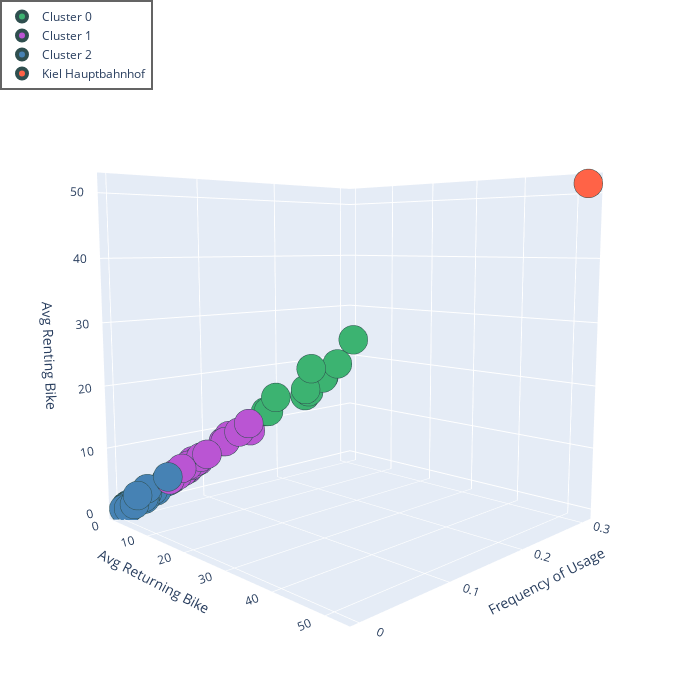

This figure's notebook cell:
### Markdown cell above
Visualize three attributes: Frequency of Usage and the renting and returning of a Station with reference to the train station.

### Code cell
fig = go.Figure()

# add cluster 0 (most used stations)
fig.add_trace(go.Scatter3d(
    x = avg_returning_cluster_0,
    y = frequency_cluster_0,
    z = avg_renting_cluster_0,
    mode = "markers",
    marker = dict(size = 10,
                  line = dict(width = 4, color='DarkSlateGrey'),
                  color = '#3CB371'
                    ),
    hovertemplate = 'Station name: %{text}'
                    + '<br>Avg Renting Bike: %{x}' 
                    + '<br>Avg Returning Bike: %{z}'
                    + '<br>Frequency of Usage: %{y}',
    name = "Cluster 0",
    text = name_cluster_0
    )
)

# add cluster 1 (second most used stations)
fig.add_trace(go.Scatter3d(
    x = avg_returning_cluster_1,
    y = frequency_cluster_1,
    z = avg_renting_cluster_1,
    mode = "markers",
    marker = dict(size = 10,
                  line = dict(width = 4, color='DarkSlateGrey'),
                  color = '#BA55D3'
                    ),
    hovertemplate = 'Station name: %{text}'
                    + '<br>Avg Renting Bike: %{x}' 
                    + '<br>Avg Returning Bike: %{z}'
                    + '<br>Frequency of Usage: %{y}',
    name = "Cluster 1",
    text = name_cluster_1
    )
)
# add cluster 2 (station that are rarely used)
fig.add_trace(go.Scatter3d(
    x = avg_returning_cluster_2,
    y = frequency_cluster_2,
    z = avg_renting_cluster_2,
    mode = "markers",
    marker = dict(size = 10,
                  line = dict(width = 4, color='DarkSlateGrey'),
                  color = '#4682B4'
                    ),
    hovertemplate = 'Station name: %{text}'
                    + '<br>Avg Renting Bike: %{x}' 
                    + '<br>Avg Returning Bike: %{z}'
                    + '<br>Frequency of Usage: %{y}',
    name = "Cluster 2",
    text = name_cluster_2
    )
)

# add train station for reference
fig.add_trace(go.Scatter3d(
    x = avg_returning_train_station,
    y = frequency_train_station,
    z = avg_renting_train_station,
    mode = "markers",
    marker = dict(size = 10,
                  line = dict(width = 4, color='DarkSlateGrey'),
                  color = '#FF6347'
                    ),
    hovertemplate = 'Station name: %{text}'
                    + '<br>Avg Renting Bike: %{x}' 
                    + '<br>Avg Returning Bike: %{z}'
                    + '<br>Frequency of Usage: %{y}',
    name = "Kiel Hauptbahnhof",
    text = name_train_station
    )
)


fig.update_layout(
    autosize = True,
    hovermode = "closest",
    showlegend = True,
    width = 700,
    height = 700,
    margin = dict(l=0, r=0, b=0, t=0),
    legend = dict(bordercolor='rgb(100,100,100)',
                                borderwidth=2,
                                #itemclick='toggleothers',# when you are clicking an item in legend all that are not in the same group are hidden
                                x=0,
                                y=1),
    scene = dict(
                xaxis_title='Avg Returning Bike',
                yaxis_title='Frequency of Usage',
                zaxis_title='Avg Renting Bike'),
    scene_camera = dict(
                    eye = dict(x=1.7, y=-1.7, z=0.3)
                    )
)

#plotly.offline.plot(fig, filename=r"./plotly_vis/no_hbf_3_cluster_3D.html")
fig.show()

### Figure 1 — Plotly figure (JSON) as saved in the notebook; plotly's stock layout.template omitted (floating-point values rounded to 4 significant figures)
{"data": [{"hovertemplate": "Station name: %{text}<br>Avg Renting Bike: %{x}<br>Avg Returning Bike: %{z}<br>Frequency of Usage: %{y}", "marker": {"color": "#3CB371", "line": {"color": "DarkSlateGrey", "width": 4}, "size": 10}, "mode": "markers", "name": "Cluster 0", "text": ["Anleger Reventlou", "Dreiecksplatz", "MELUND-Olympiahochhaus", "Kirchhofallee", "CAU Sportstätten", "Bernhard-Minetti-Platz", "Westring/Eckernförder Str.", "Exerzierplatz", "Alter Markt", "Blücherplatz", "Wilhelmplatz"], "type": "scatter3d", "x": [27, 18.75, 18.12, 22.81, 15.25, 20.69, 17.88, 14.81, 22.5, 19, 20.25], "y": [0.1531, 0.1404, 0.1024, 0.1561, 0.1071, 0.1488, 0.1404, 0.1058, 0.1241, 0.1353, 0.1523], "z": [27.44, 18.5, 18.31, 23.19, 15.56, 20.81, 17.75, 15.5, 22.94, 19, 20.88]}, {"hovertemplate": "Station name: %{text}<br>Avg Renting Bike: %{x}<br>Avg Returning Bike: %{z}<br>Frequency of Usage: %{y}", "marker": {"color": "#BA55D3", "line": {"color": "DarkSlateGrey", "width": 4}, "size": 10}, "mode": "markers", "name": "Cluster 1", "text": ["CAU Universitätsbibliothek", "Hansastr./Gutenbergstr.", "Rathausplatz", "Vinetaplatz", "Hörnbad", "Förde Sparkasse Lorentzendamm", "Muthesius Kunsthochschule", "Andreas-Gayk-Straße", "Provinzial Sophienblatt", "KVG Betriebshof Diedrichstraße", "thyssenkrupp Marine Systems", "Umsteiger", "Tilsiter Platz", "Christian-Albrechts-Platz", "CITTI-PARK", "Sophienhof", "ADAC-Station", "Alte Mu/Brunswiker Str.", "Holsten-/Hafenstraße", "Kieler Innovations- und Technologiezentrum", "RBZ Wirtschaft", "Krausstraße", "Bahnhof Suchsdorf", "Zur Fähre"], "type": "scatter3d", "x": [10.88, 11.88, 6.688, 10.19, 13.81, 10.31, 7.312, 9.625, 8.188, 5.688, 12.69, 7.5, 5.5, 5.812, 6.812, 6.875, 4.625, 6.938, 11.12, 7.562, 4.375, 5.812, 5.25, 5.75], "y": [0.07441, 0.1002, 0.04108, 0.0772, 0.08968, 0.07462, 0.05613, 0.05828, 0.0572, 0.03978, 0.08301, 0.05484, 0.03914, 0.04602, 0.04796, 0.05183, 0.03785, 0.05269, 0.07806, 0.0572, 0.03527, 0.0514, 0.03312, 0.04774], "z": [10.81, 12.06, 6.688, 10.62, 13.81, 10.69, 7.438, 9, 8.312, 5.375, 12.44, 7.562, 5.75, 5.812, 7, 6.938, 4.625, 7.625, 11.75, 7.625, 4.375, 6.062, 4.812, 5.875]}, {"hovertemplate": "Station name: %{text}<br>Avg Renting Bike: %{x}<br>Avg Returning Bike: %{z}<br>Frequency of Usage: %{y}", "marker": {"color": "#4682B4", "line": {"color": "DarkSlateGrey", "width": 4}, "size": 10}, "mode": "markers", "name": "Cluster 2", "text": ["Catharinenberg", "Kanalfähre Holtenau", "Kanalfähre Wik", "Gemeindebücherei ", "Mönkeberg Anleger", "Sandkrug", "Dataport/FHVD", "Freilichtmuseum Molfsee", "KielRegion GmbH", "Kurt-Schumacher-Platz", "Bahnhalt Ellerbek", "Anleger Friedrichsort", "Rathaus Altenholz", "KiTa Fußsteigkoppel", "Kronshagen Bahnhof", "Wellingdorf Stadtteilzentrum", "Bahnhof Oppendorf", "Russeer Weg / Hofholzallee", "Anleger Dietrichsdorf", "Aalborgring", "Fähranleger Möltenort", "Schönkirchen Gemeindehaus", "Marine-Ehrenmal", "Bunsenstraße", "Bullbrücke", "Kuhlacker", "Rathaus Heikendorf", "Förde Sparkasse Teplitzer Allee", "Bahnhof Russee", "Bebelplatz", "Seefischmarkt", "Braunstraße", "Grot Steenbusch", "Meimersdorf Kontor", "Kronshagen Rathaus", "Hafen Laboe", "Schulen am Langsee", "UKSH", "Rathaus Waisenhofstraße", "Studiale", "Rungholtplatz", "Stadtteilzentrum Pries", "Cruise Center Kiel / Fahrrad Messe Popup"], "type": "scatter3d", "x": [0.0625, 0.6875, 1.625, 0.3125, 0.6875, 0.75, 0.9375, 0.25, 2.5, 0.5625, 1.5, 1.625, 0.5, 2.875, 1.125, 5.312, 1.438, 2.25, 3.938, 0.3125, 0.5, 0.6875, 1, 0, 0.125, 0.25, 0.3125, 0.5, 0.9375, 0.1875, 1.438, 0.5625, 0.125, 0.375, 3.25, 2.25, 1.188, 4, 2, 1.312, 2.438, 1.938, 2.636], "y": [0.001505, 0.003656, 0.01312, 0.004086, 0.006452, 0.006022, 0.007312, 0.002581, 0.02366, 0.005591, 0.0157, 0.006882, 0.004301, 0.0228, 0.009677, 0.03075, 0.01312, 0.01613, 0.03376, 0.003656, 0.004301, 0.006882, 0.007742, 0.0008602, 0.001935, 0.002366, 0.003011, 0.004516, 0.007957, 0.002581, 0.009892, 0.004731, 0.002581, 0.003226, 0.02538, 0.01505, 0.008817, 0.03226, 0.01591, 0.01118, 0.01828, 0.009462, 0.01742], "z": [0.1875, 0.1875, 2, 0.6875, 0.75, 0.75, 0.8125, 0.25, 2.5, 0.875, 1.875, 0.9375, 0.5625, 2.875, 1.188, 5.375, 1.25, 1.625, 4.438, 0.375, 0.3125, 0.5625, 0.9375, 0.0625, 0, 0.0625, 0.25, 0.4375, 0.9375, 0.4375, 1.312, 0.625, 0.4375, 0.1875, 2.875, 1.875, 1.125, 4.125, 2.062, 1.25, 2.625, 2.375, 3.364]}, {"hovertemplate": "Station name: %{text}<br>Avg Renting Bike: %{x}<br>Avg Returning Bike: %{z}<br>Frequency of Usage: %{y}", "marker": {"color": "#FF6347", "line": {"color": "DarkSlateGrey", "width": 4}, "size": 10}, "mode": "markers", "name": "Kiel Hauptbahnhof", "text": ["Hauptbahnhof"], "type": "scatter3d", "x": [52.56], "y": [0.3065], "z": [51.44]}], "layout": {"autosize": true, "height": 700, "hovermode": "closest", "legend": {"bordercolor": "rgb(100,100,100)", "borderwidth": 2, "x": 0, "y": 1}, "margin": {"b": 0, "l": 0, "r": 0, "t": 0}, "scene": {"camera": {"eye": {"x": 1.7, "y": -1.7, "z": 0.3}}, "xaxis": {"title": {"text": "Avg Returning Bike"}}, "yaxis": {"title": {"text": "Frequency of Usage"}}, "zaxis": {"title": {"text": "Avg Renting Bike"}}}, "showlegend": true, "width": 700}}
